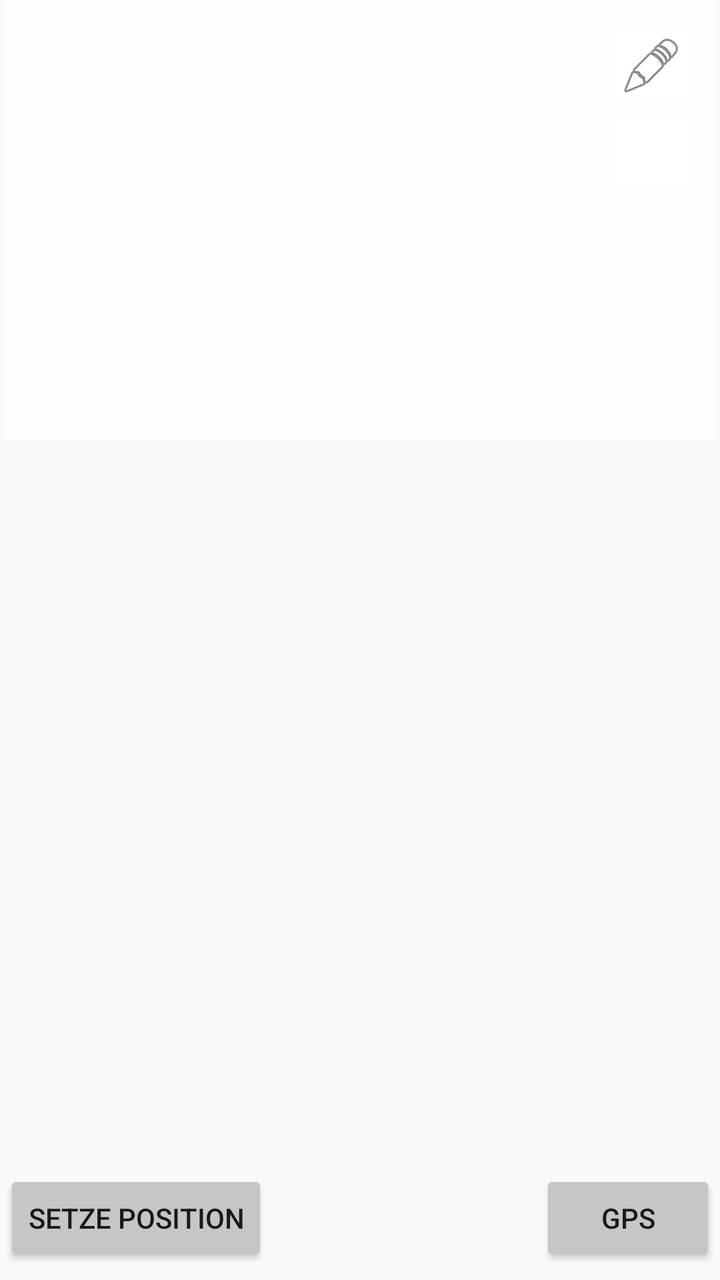
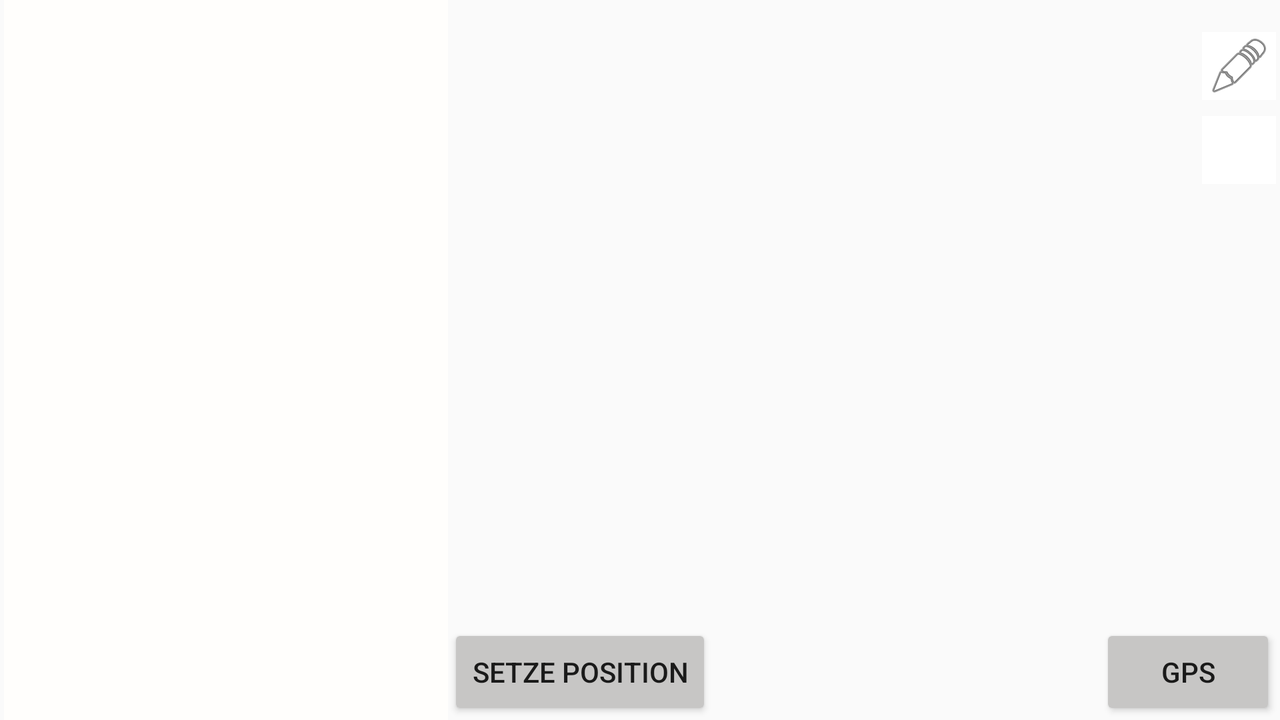

Compare how this app lays out the same screen by default and in its alternative resource folder. The renders come first, then the two layout files and the values they reference.
<!-- AndroidManifest.xml: application theme AppTheme -->
<!-- res/layout/fragment_list_item_detail.xml -->
<FrameLayout xmlns:android="http://schemas.android.com/apk/res/android"
    xmlns:app="http://schemas.android.com/apk/res-auto"
    xmlns:tools="http://schemas.android.com/tools"
    android:layout_width="match_parent"
    android:layout_height="match_parent"
    tools:context=".ListItemDetail">

    <android.support.constraint.ConstraintLayout
        android:layout_width="match_parent"
        android:layout_height="match_parent">

        <ListView
            android:id="@+id/dmgAttr_List"
            android:layout_width="0dp"
            android:layout_height="220dp"
            android:layout_marginEnd="2dp"
            android:layout_marginLeft="2dp"
            android:layout_marginRight="2dp"
            android:layout_marginStart="2dp"
            android:background="@color/standard_background"
            app:layout_constraintLeft_toLeftOf="parent"
            app:layout_constraintRight_toRightOf="parent"
            app:layout_constraintTop_toTopOf="parent"
            tools:layout_constraintLeft_creator="1"
            tools:layout_constraintRight_creator="1" />

        <ImageButton
            android:id="@+id/editDmgInfo"
            android:layout_width="37dp"
            android:layout_height="34dp"
            android:layout_marginEnd="16dp"
            android:background="@color/white"
            app:srcCompat="@android:drawable/ic_menu_edit"
            tools:layout_constraintTop_creator="1"
            tools:layout_constraintRight_creator="1"
            app:layout_constraintRight_toRightOf="parent"
            android:layout_marginTop="16dp"
            app:layout_constraintTop_toTopOf="parent"
            android:layout_marginRight="16dp" />

        <ImageButton
            android:id="@+id/openImg"
            android:layout_width="0dp"
            android:layout_height="34dp"
            android:layout_marginTop="8dp"
            android:background="@color/white"
            app:layout_constraintLeft_toLeftOf="@+id/editDmgInfo"
            app:layout_constraintRight_toRightOf="@+id/editDmgInfo"
            app:layout_constraintTop_toBottomOf="@+id/editDmgInfo"
            app:srcCompat="@drawable/ic_menu_gallery"
            tools:layout_constraintLeft_creator="1"
            tools:layout_constraintRight_creator="1"
            tools:layout_constraintTop_creator="1" />

        <Button
            android:id="@+id/setDmgEdMarker"
            android:layout_width="wrap_content"
            android:layout_height="wrap_content"
            android:layout_marginBottom="7dp"
            android:layout_marginStart="2dp"
            android:backgroundTint="@color/kind_buttons"
            android:elevation="10dp"
            android:text="@string/pos_btn"
            android:visibility="visible"
            app:layout_constraintBottom_toBottomOf="parent"
            tools:layout_constraintBottom_creator="1"
            tools:layout_constraintLeft_creator="1"
            app:layout_constraintLeft_toLeftOf="parent" />

        <Button
            android:id="@+id/gpsEdDmg"
            android:layout_width="wrap_content"
            android:layout_height="wrap_content"
            android:layout_marginBottom="7dp"
            android:layout_marginEnd="2dp"
            android:backgroundTint="@color/kind_buttons"
            android:elevation="10dp"
            android:text="@string/gps_btn"
            android:visibility="visible"
            app:layout_constraintBottom_toBottomOf="parent"
            tools:layout_constraintBottom_creator="1"
            tools:layout_constraintRight_creator="1"
            app:layout_constraintRight_toRightOf="parent" />


    </android.support.constraint.ConstraintLayout>

</FrameLayout>
<!-- resources referenced by this layout -->
<resources>
  <color name="kind_buttons">#c7c6c5</color>
  <color name="standard_background">#fffefc</color>
  <color name="white">#ffffff</color>
  <string name="gps_btn">GPS</string>
  <string name="pos_btn">Setze Position</string>
  <style name="AppTheme" parent="Theme.AppCompat.Light.NoActionBar">
          
          <item name="colorPrimary">@color/colorPrimary</item>
          <item name="colorPrimaryDark">@color/colorPrimaryDark</item>
          <item name="colorAccent">@color/colorAccent</item>
          <item name="android:windowTranslucentStatus">true</item>
          <item name="android:actionMenuTextColor">@color/list_header_colour</item>
  
          <item name="autoCompleteTextViewStyle">@style/cursorColor</item>
      </style>
  <color name="colorPrimary">#dfba11</color>
  <color name="colorPrimaryDark">#dfba11</color>
  <color name="colorAccent">#dfba11</color>
  <color name="list_header_colour">#5a5959</color>
  <style name="cursorColor" parent="Widget.AppCompat.AutoCompleteTextView">
          <item name="android:textCursorDrawable">@drawable/cursor</item>
      </style>
  <!-- drawable cursor (drawable) -->
  <?xml version="1.0" encoding="utf-8"?>
  <shape xmlns:android="http://schemas.android.com/apk/res/android"
      android:shape="rectangle" >
      <solid android:color="@color/list_detailed_detail_color" />
      <size android:width="1dp" />
  </shape>
  <color name="list_detailed_detail_color">#999898</color>
</resources>
<!-- res/layout-land/fragment_list_item_detail.xml (the author's variant of the layout above) -->
<!-- drawn on the phone turned sideways -->
<FrameLayout xmlns:android="http://schemas.android.com/apk/res/android"
    xmlns:app="http://schemas.android.com/apk/res-auto"
    xmlns:tools="http://schemas.android.com/tools"
    android:layout_width="match_parent"
    android:layout_height="match_parent"
    tools:context=".ListItemDetail">

    <android.support.constraint.ConstraintLayout
        android:layout_width="match_parent"
        android:layout_height="match_parent">

        <ListView
            android:id="@+id/dmgAttr_List"
            android:layout_width="222dp"
            android:layout_height="0dp"
            android:layout_marginLeft="2dp"
            android:layout_marginStart="2dp"
            android:background="@color/standard_background"
            app:layout_constraintBottom_toBottomOf="parent"
            app:layout_constraintLeft_toLeftOf="parent"
            app:layout_constraintTop_toTopOf="parent"
            app:layout_constraintVertical_bias="0.0"
            tools:layout_constraintBottom_creator="1"
            tools:layout_constraintLeft_creator="1"
            tools:layout_constraintTop_creator="1" />

        <ImageButton
            android:id="@+id/editDmgInfo"
            android:layout_width="37dp"
            android:layout_height="34dp"
            android:layout_marginEnd="2dp"
            android:background="@color/white"
            app:srcCompat="@android:drawable/ic_menu_edit"
            tools:layout_constraintTop_creator="1"
            tools:layout_constraintRight_creator="1"
            android:layout_marginTop="16dp"
            app:layout_constraintTop_toTopOf="parent"
            app:layout_constraintRight_toRightOf="parent" />

        <ImageButton
            android:id="@+id/openImg"
            android:layout_width="0dp"
            android:layout_height="34dp"
            android:layout_marginTop="8dp"
            android:background="@color/white"
            app:layout_constraintLeft_toLeftOf="@+id/editDmgInfo"
            app:layout_constraintRight_toRightOf="@+id/editDmgInfo"
            app:layout_constraintTop_toBottomOf="@+id/editDmgInfo"
            app:srcCompat="@drawable/ic_menu_gallery"
            tools:layout_constraintLeft_creator="1"
            tools:layout_constraintRight_creator="1"
            tools:layout_constraintTop_creator="1" />

        <Button
            android:id="@+id/setDmgEdMarker"
            android:layout_width="wrap_content"
            android:layout_height="wrap_content"
            android:backgroundTint="@color/kind_buttons"
            android:elevation="10dp"
            android:text="@string/pos_btn"
            android:visibility="visible"
            app:layout_constraintBaseline_toBaselineOf="@+id/gpsEdDmg"
            app:layout_constraintLeft_toRightOf="@+id/dmgAttr_List"
            tools:layout_constraintLeft_creator="1" />

        <Button
            android:id="@+id/gpsEdDmg"
            android:layout_width="wrap_content"
            android:layout_height="wrap_content"
            android:layout_marginEnd="2dp"
            android:backgroundTint="@color/kind_buttons"
            android:elevation="10dp"
            android:text="@string/gps_btn"
            android:visibility="visible"
            app:layout_constraintBottom_toBottomOf="parent"
            app:layout_constraintRight_toRightOf="parent"
            tools:layout_constraintBottom_creator="1"
            tools:layout_constraintRight_creator="1" />

    </android.support.constraint.ConstraintLayout>

</FrameLayout>
